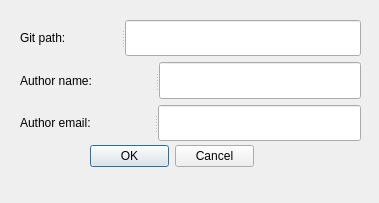
<?xml version="1.0" encoding="UTF-8"?>
<ui version="4.0">
 <class>Configure</class>
 <widget class="QDialog" name="Configure">
  <property name="geometry">
   <rect>
    <x>0</x>
    <y>0</y>
    <width>379</width>
    <height>203</height>
   </rect>
  </property>
  <property name="windowTitle">
   <string>Dialog</string>
  </property>
  <widget class="QDialogButtonBox" name="buttonBox">
   <property name="geometry">
    <rect>
     <x>90</x>
     <y>140</y>
     <width>164</width>
     <height>32</height>
    </rect>
   </property>
   <property name="orientation">
    <enum>Qt::Horizontal</enum>
   </property>
   <property name="standardButtons">
    <set>QDialogButtonBox::Cancel|QDialogButtonBox::Ok</set>
   </property>
  </widget>
  <widget class="QWidget" name="layoutWidget">
   <property name="geometry">
    <rect>
     <x>20</x>
     <y>20</y>
     <width>341</width>
     <height>121</height>
    </rect>
   </property>
   <layout class="QVBoxLayout" name="verticalLayout">
    <item>
     <widget class="QSplitter" name="splitter">
      <property name="orientation">
       <enum>Qt::Horizontal</enum>
      </property>
      <widget class="QLabel" name="label">
       <property name="whatsThis">
        <string extracomment="Where is git located?"/>
       </property>
       <property name="text">
        <string>Git path:</string>
       </property>
      </widget>
      <widget class="QLineEdit" name="gitPathLineEdit"/>
     </widget>
    </item>
    <item>
     <widget class="QSplitter" name="splitter_2">
      <property name="orientation">
       <enum>Qt::Horizontal</enum>
      </property>
      <widget class="QLabel" name="label_2">
       <property name="text">
        <string>Author name:</string>
       </property>
      </widget>
      <widget class="QLineEdit" name="nameLineEdit"/>
     </widget>
    </item>
    <item>
     <widget class="QSplitter" name="splitter_3">
      <property name="orientation">
       <enum>Qt::Horizontal</enum>
      </property>
      <widget class="QLabel" name="label_3">
       <property name="text">
        <string>Author email:</string>
       </property>
      </widget>
      <widget class="QLineEdit" name="emailLineEdit"/>
     </widget>
    </item>
   </layout>
  </widget>
 </widget>
 <resources/>
 <connections>
  <connection>
   <sender>buttonBox</sender>
   <signal>accepted()</signal>
   <receiver>Configure</receiver>
   <slot>accept()</slot>
   <hints>
    <hint type="sourcelabel">
     <x>248</x>
     <y>254</y>
    </hint>
    <hint type="destinationlabel">
     <x>157</x>
     <y>274</y>
    </hint>
   </hints>
  </connection>
  <connection>
   <sender>buttonBox</sender>
   <signal>rejected()</signal>
   <receiver>Configure</receiver>
   <slot>reject()</slot>
   <hints>
    <hint type="sourcelabel">
     <x>316</x>
     <y>260</y>
    </hint>
    <hint type="destinationlabel">
     <x>286</x>
     <y>274</y>
    </hint>
   </hints>
  </connection>
 </connections>
</ui>
